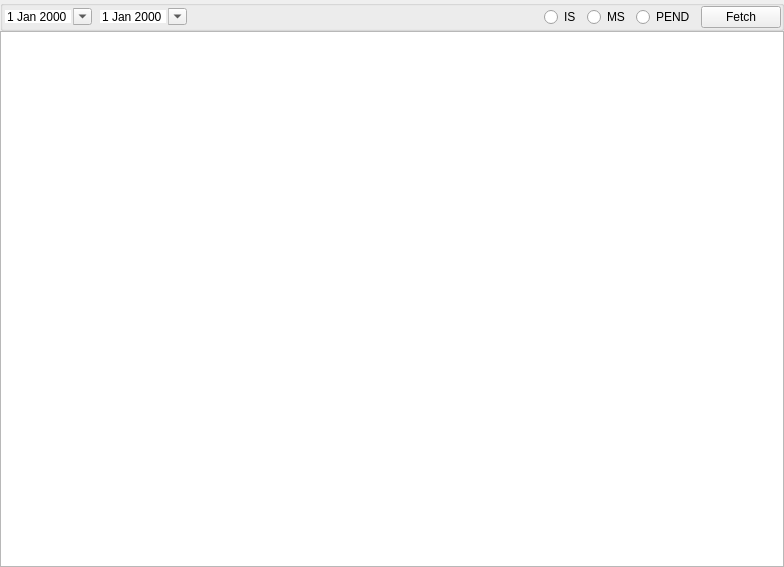
<?xml version="1.0" encoding="UTF-8"?>
<ui version="4.0">
 <class>StatementPrimaryWidget</class>
 <widget class="QWidget" name="StatementPrimaryWidget">
  <property name="geometry">
   <rect>
    <x>0</x>
    <y>0</y>
    <width>784</width>
    <height>567</height>
   </rect>
  </property>
  <property name="windowTitle">
   <string/>
  </property>
  <layout class="QGridLayout" name="gridLayout">
   <property name="leftMargin">
    <number>0</number>
   </property>
   <property name="topMargin">
    <number>0</number>
   </property>
   <property name="rightMargin">
    <number>0</number>
   </property>
   <property name="bottomMargin">
    <number>0</number>
   </property>
   <property name="spacing">
    <number>0</number>
   </property>
   <item row="0" column="0">
    <widget class="QGroupBox" name="groupBoxView">
     <property name="sizePolicy">
      <sizepolicy hsizetype="Preferred" vsizetype="Preferred">
       <horstretch>0</horstretch>
       <verstretch>0</verstretch>
      </sizepolicy>
     </property>
     <property name="title">
      <string/>
     </property>
     <layout class="QHBoxLayout" name="horizontalLayout_2">
      <property name="spacing">
       <number>-1</number>
      </property>
      <property name="leftMargin">
       <number>0</number>
      </property>
      <property name="topMargin">
       <number>0</number>
      </property>
      <property name="rightMargin">
       <number>0</number>
      </property>
      <property name="bottomMargin">
       <number>0</number>
      </property>
      <item>
       <widget class="QDateEdit" name="start">
        <property name="frame">
         <bool>false</bool>
        </property>
        <property name="calendarPopup">
         <bool>true</bool>
        </property>
       </widget>
      </item>
      <item>
       <widget class="QDateEdit" name="end">
        <property name="frame">
         <bool>false</bool>
        </property>
        <property name="calendarPopup">
         <bool>true</bool>
        </property>
       </widget>
      </item>
      <item>
       <spacer name="horizontalSpacer_3">
        <property name="orientation">
         <enum>Qt::Orientation::Horizontal</enum>
        </property>
        <property name="sizeHint" stdset="0">
         <size>
          <width>516</width>
          <height>17</height>
         </size>
        </property>
       </spacer>
      </item>
      <item>
       <widget class="QRadioButton" name="rBtnIS">
        <property name="text">
         <string>IS</string>
        </property>
       </widget>
      </item>
      <item>
       <widget class="QRadioButton" name="rBtnMS">
        <property name="text">
         <string>MS</string>
        </property>
       </widget>
      </item>
      <item>
       <widget class="QRadioButton" name="rBtnPEND">
        <property name="text">
         <string>PEND</string>
        </property>
       </widget>
      </item>
      <item>
       <widget class="QPushButton" name="pBtnFetch">
        <property name="text">
         <string>Fetch</string>
        </property>
       </widget>
      </item>
     </layout>
    </widget>
   </item>
   <item row="1" column="0">
    <widget class="QTableView" name="tableView"/>
   </item>
  </layout>
 </widget>
 <tabstops>
  <tabstop>start</tabstop>
  <tabstop>end</tabstop>
  <tabstop>rBtnIS</tabstop>
  <tabstop>rBtnMS</tabstop>
  <tabstop>rBtnPEND</tabstop>
  <tabstop>pBtnFetch</tabstop>
  <tabstop>tableView</tabstop>
 </tabstops>
 <resources/>
 <connections/>
</ui>
